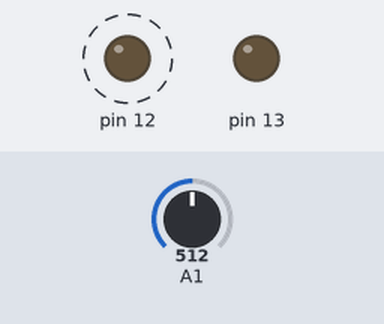
A sketch run on a simulated Arduino Uno, built with avr-gcc and run on an emulated ATmega328P. Parts: output pins drawn as LEDs (lit = HIGH). Dashed ring = blinking. Inputs (shaded band) come from the test bench; at power-on: A1 = 512. What the sketch prints to the serial monitor is not drawn.

Above: at 0.5 s.
Timing chart, 0 to 3.5 s (numbered marks = the images above):
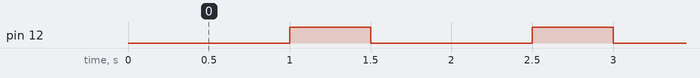

Measured:
- by itself, pin 12: alternates HIGH for 0.50 s and LOW for 1.0 s

The sketch:

sketch_jun19a.ino
```cpp
float a;
void setup() {
  pinMode(12,OUTPUT);
  pinMode(13,OUTPUT);
  pinMode(A1,INPUT);
  Serial.begin(9600);
  // put your setup code here, to run once:

}

void loop() {
  a=analogRead(A1);
  Serial.println(a);
  delay(1000);
  digitalWrite(12,1);
  digitalWrite(13,0);
  delay(500);

  digitalWrite(12,0);
  digitalWrite(13,0);
  // put your main code here, to run repeatedly:

}
```
